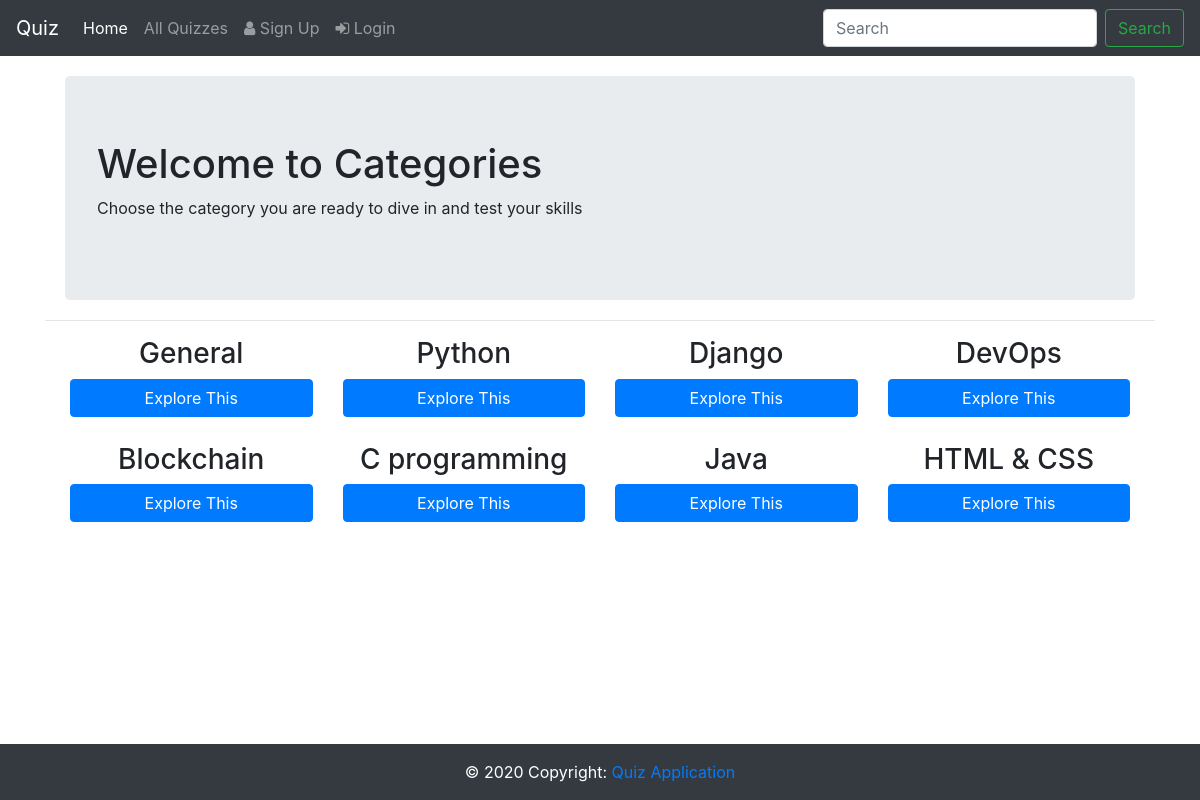
/quiz/category_list/, run on the app's committed database.
### QuizApp/models.py (models this page shows, shortened)
class Category(models.Model):
    category = models.CharField(
        verbose_name=("Category"),
        max_length=250, blank=True,
        unique=True, null=True)
    class Meta:
        verbose_name = ("Category")
        verbose_name_plural = ("Categories")

### QuizApp/views.py (the view)
# urls.py: path('category_list/', views.CategoryList.as_view(), name = "category_list"),
class CategoryList(ListView):
    template_name = 'categories.html'
    model = Category
    context_object_name = 'categories' #Context name used in template

### templates/categories.html (shortened to what this page needs)
{% extends 'base_nav.html' %}
{% block body %}
    <div class="container">
        <div class="jumbotron" style="margin: 20px;">
            <h1>Welcome to Categories</h1>
            <p>Choose the category you are ready to dive in and test your skills</p>
        </div>
        <hr>
    	{% for item in categories %}
		    {% if forloop.first %}<div class="row text-center" style="margin: 10px;">{% endif %}
		    <div class="col-lg-3 col-md-6 col-sm-6" >
    			<div class="thumbnail">
					<div class="caption">
						<h3> {{item.category}} </h3>
						<p><a href="{% url 'category_quiz' item.category %}" role="button" class="btn btn-primary btn-block">Explore This</a></p>
					</div>
				</div>
		    </div>
		    {% if forloop.counter|divisibleby:4 %}</div><div class="row text-center" style="margin: 10px;">{% endif %}
		    {% if forloop.last %}</div>{% endif %}
		{% endfor %}
	</div>
<br><br>
{% endblock %}

### data on the page
Category: category "General"
Category: category "Python"
Category: category "Django"
Category: category "DevOps"
Category: category "Blockchain"
Category: category "C programming"
Category: category "Java"
Category: category "HTML & CSS"
